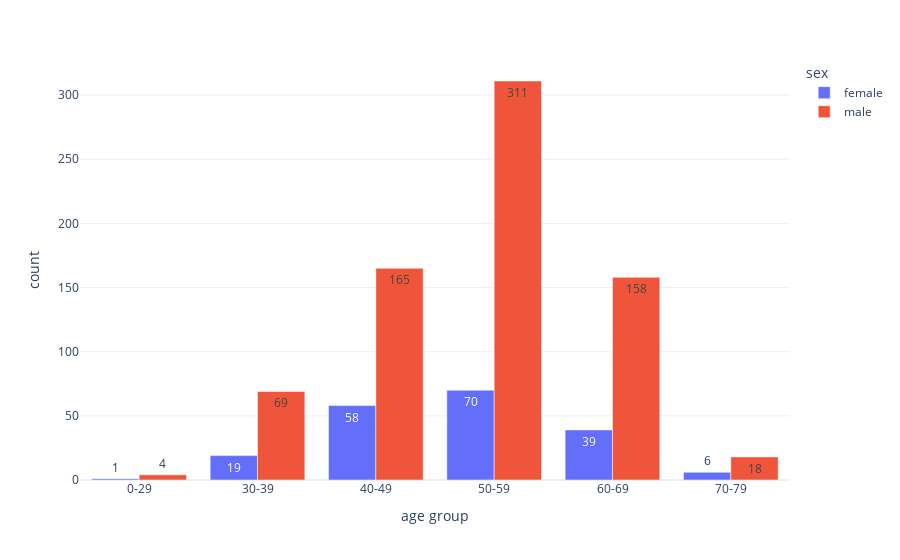

The cell this chart's notebook holds for it:
### Code cell
px.bar(data_frame=mm, x='age group', y='count', color='sex', barmode='group', text_auto=True)

### Figure 1 — Plotly figure (JSON) as saved in the notebook; plotly's stock layout.template omitted (floating-point values rounded to 4 significant figures)
{"data": [{"alignmentgroup": "True", "hovertemplate": "sex=female<br>age group=%{x}<br>count=%{y}<extra></extra>", "legendgroup": "female", "marker": {"color": "#636efa", "pattern": {"shape": ""}}, "name": "female", "offsetgroup": "female", "orientation": "v", "showlegend": true, "textposition": "auto", "texttemplate": "%{y}", "type": "bar", "x": ["0-29", "30-39", "40-49", "50-59", "60-69", "70-79"], "xaxis": "x", "y": [1, 19, 58, 70, 39, 6], "yaxis": "y"}, {"alignmentgroup": "True", "hovertemplate": "sex=male<br>age group=%{x}<br>count=%{y}<extra></extra>", "legendgroup": "male", "marker": {"color": "#EF553B", "pattern": {"shape": ""}}, "name": "male", "offsetgroup": "male", "orientation": "v", "showlegend": true, "textposition": "auto", "texttemplate": "%{y}", "type": "bar", "x": ["0-29", "30-39", "40-49", "50-59", "60-69", "70-79"], "xaxis": "x", "y": [4, 69, 165, 311, 158, 18], "yaxis": "y"}], "layout": {"barmode": "group", "legend": {"title": {"text": "sex"}, "tracegroupgap": 0}, "margin": {"t": 60}, "xaxis": {"anchor": "y", "domain": [0, 1], "title": {"text": "age group"}}, "yaxis": {"anchor": "x", "domain": [0, 1], "title": {"text": "count"}}}}
